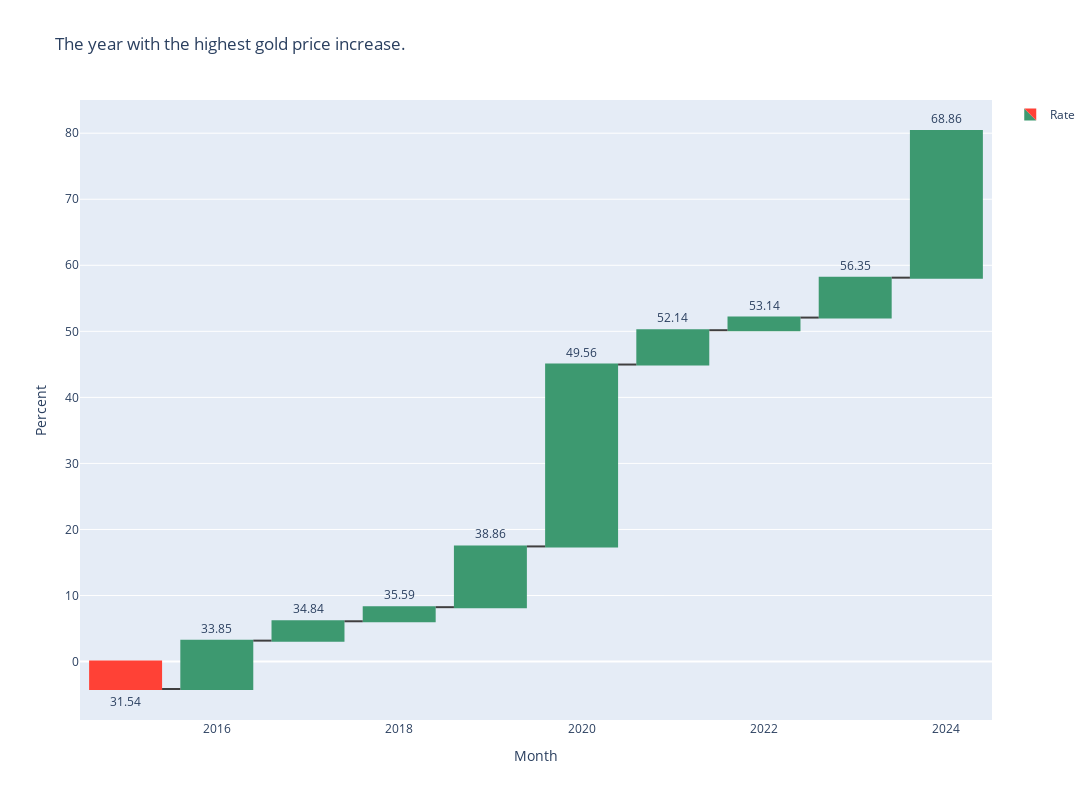

The code cell stored with this chart in its notebook:
### Code cell
fig = go.Figure()
fig.add_trace(go.Waterfall(
    name = "Rate", orientation = "v",
    text = np.round(annual_avg_prices.values[1:],2),
    x = annual_avg_prices.index[1:], y=annual_percentage_change[1:],
    connector = {"line":{"color":"rgb(63, 63, 63)"}},
    textposition="outside",
))

fig.update_layout(
        title = "The year with the highest gold price increase.",
        xaxis_title='Month',
        yaxis_title='Percent',
        showlegend = True,
        width=1200,
        height=800
)

fig.show()

### Figure 1 — Plotly figure (JSON) as saved in the notebook; plotly's stock layout.template omitted (floating-point values rounded to 4 significant figures)
{"data": [{"connector": {"line": {"color": "rgb(63, 63, 63)"}}, "name": "Rate", "orientation": "v", "text": [31.54, 33.85, 34.84, 35.59, 38.86, 49.56, 52.14, 53.14, 56.35, 68.86], "textposition": "outside", "type": "waterfall", "x": [2015, 2016, 2017, 2018, 2019, 2020, 2021, 2022, 2023, 2024], "y": [-4.153, 7.324, 2.93, 2.134, 9.199, 27.54, 5.197, 1.912, 6.044, 22.21]}], "layout": {"height": 800, "showlegend": true, "title": {"text": "The year with the highest gold price increase."}, "width": 1200, "xaxis": {"autorange": true, "range": [2014.0, 2024.0], "title": {"text": "Month"}, "type": "linear"}, "yaxis": {"autorange": true, "range": [-8.846, 85.03], "title": {"text": "Percent"}, "type": "linear"}}}
